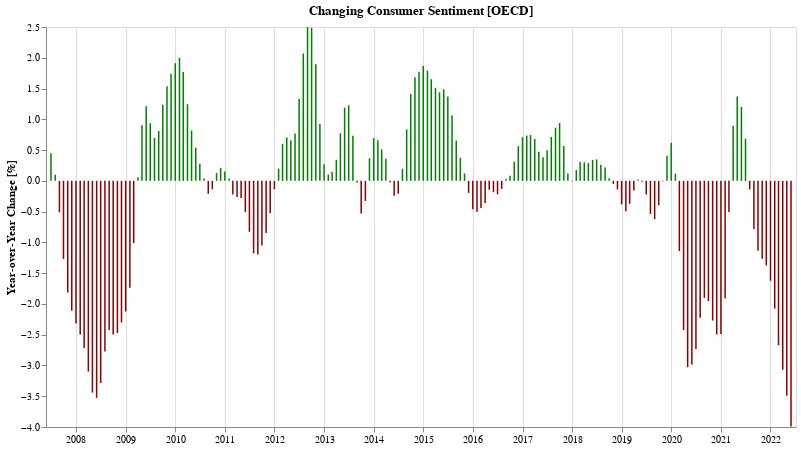

The cell this chart's notebook holds for it:
### Markdown cell above
## Has consumer sentiment gotten better or worse compared to the same time last year?

### Code cell
cUsaYoy = cUsaSubset.set_index('TIME')['Value'].pct_change(12).apply(lambda v: v * 100).reset_index()
bUsaYoy = bUsaSubset.set_index('TIME')['Value'].pct_change(12).apply(lambda v: v * 100).reset_index()

def yoyChartFor(df, label, color='navy'):
    return alt.Chart(df.dropna()[-180:]).mark_bar(width=1.5, color=f'{color}').transform_calculate(
        label=f"'{label}'",
        change_in_percent="format(datum.Value, ',.2f')",
    ).encode(
        alt.X('TIME:T', axis=alt.Axis(title='')),
        alt.Y('Value:Q', axis=alt.Axis(title='Year-over-Year Change [%]', grid=False)),
        #alt.Opacity('label:O', legend=alt.Legend(title="")),
        color=alt.condition("datum['Value'] < 0",
            alt.value('darkred'),
            alt.value(color)
        ),
        tooltip=[alt.Tooltip('TIME:T', title='Date', format='%b %Y'), alt.Tooltip('label:O'), alt.Tooltip('change_in_percent:O')]
    ).properties(
        title=f"Changing {label} Sentiment [OECD]",
        width=750,
        height=400
    )

cYoy = yoyChartFor(cUsaYoy, 'Consumer', 'green')
cYoy.display()

### Figure 1 — Vega-Lite specification as saved in the notebook (floating-point values rounded to 4 significant figures; data arrays with more than 128 entries replaced by an {"elided": "..."} marker saying what was removed)
{"config": {"view": {"continuousWidth": 400, "continuousHeight": 300}}, "data": {"name": "data-dd99a7fb24ba05d5105899c89950f151"}, "mark": {"type": "bar", "color": "green", "width": 1.5}, "encoding": {"color": {"condition": {"value": "darkred", "test": "datum['Value'] < 0"}, "value": "green"}, "tooltip": [{"field": "TIME", "format": "%b %Y", "title": "Date", "type": "temporal"}, {"field": "label", "type": "ordinal"}, {"field": "change_in_percent", "type": "ordinal"}], "x": {"axis": {"title": ""}, "field": "TIME", "type": "temporal"}, "y": {"axis": {"grid": false, "title": "Year-over-Year Change [%]"}, "field": "Value", "type": "quantitative"}}, "height": 400, "title": "Changing Consumer Sentiment [OECD]", "transform": [{"calculate": "'Consumer'", "as": "label"}, {"calculate": "format(datum.Value, ',.2f')", "as": "change_in_percent"}], "width": 750, "$schema": "https://vega.github.io/schema/vega-lite/v4.17.0.json", "datasets": {"data-dd99a7fb24ba05d5105899c89950f151": {"elided": "180 records"}}}
